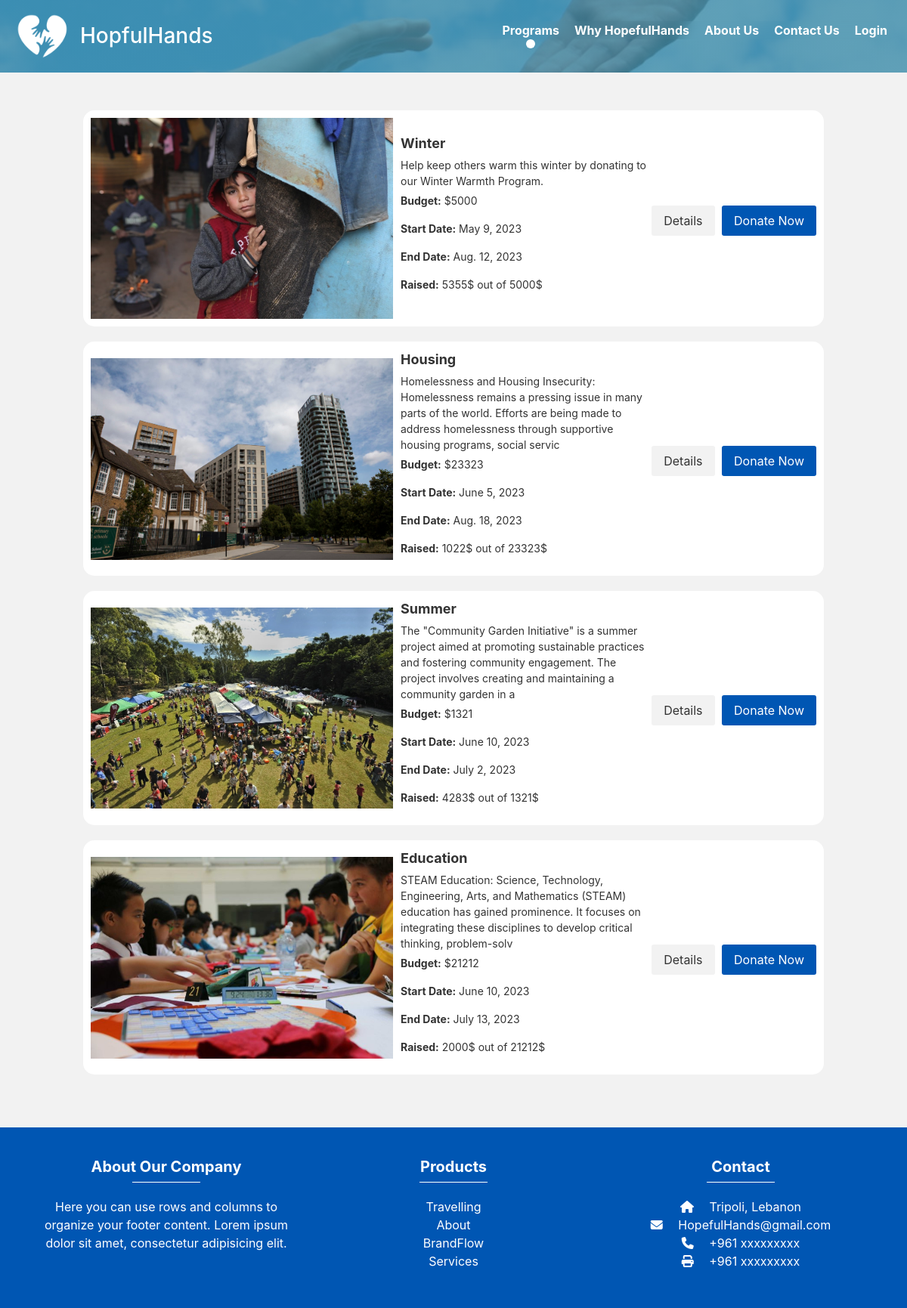
Screenshot of /programs/ with the database file from the repository.
### app1/models.py (models this page shows, shortened)
class Program(models.Model):
    program_name = models.CharField(max_length=40)
    program_description = models.CharField(max_length=400)
    program_summary = models.CharField(max_length=200, default='Default Value')
    program_image = models.ImageField(upload_to='images/')
    budget = models.IntegerField()
    start_date = models.DateField()
    end_date = models.DateField()
    raised = models.IntegerField(default=0)
    program_challenge = models.CharField(max_length=2000, default='Default Value')
    program_objective = models.CharField(max_length=2000, default='Default Value')
    program_plan = models.CharField(max_length=2000, default='Default Value')

### app1/views.py (the view)
# urls.py: re_path(r'^.*programs/$', programs, name='programs'),
def programs(request):
    programs = Program.objects.all()
    context = {'programs': programs}
    return render(request, 'pages/programs.html', context)

### templates/pages/programs.html (shortened to what this page needs)
<!DOCTYPE html>
<html lang="en">
<head>
</head>
<body style="background-color: #f2f2f2;">
{% block content %}
  {% include 'components/navbar.html' %}
    {% include 'components/programInfo.html' %}
  {% include 'components/footer.html' %}
{% endblock %}
</body>
</html>

### templates/components/programInfo.html (shortened to what this page needs)
<!DOCTYPE html>
<html>
<head>
</head>
<body>
  <div class="program-container">
    <ul class="program-list">
      {% for program in programs|slice:":4" %}
        <li class="program-item">
          <img class="program-image" src="{{ program.program_image.url }}" alt="Program Image">
          <div class="program-details">
            <div class="program-name">{{ program.program_name }}</div>
            <div class="program-description">{{ program.program_description }}</div>
            <p><strong>Budget:</strong> ${{ program.budget }}</p>
            <p><strong>Start Date:</strong> {{ program.start_date }}</p>
            <p><strong>End Date:</strong> {{ program.end_date }}</p>
            <p><strong>Raised:</strong> {{ program.raised }}$ out of {{ program.budget }}$</p>
          </div>
          <div>
            <a href="{% url 'program_details' program_id=program.id %}" class="details-button">Details</a>
            <a href="{% url 'donate' %}" class="donate-button">Donate Now</a>
          </div>
        </li>
      {% endfor %}
    </ul>
  </div>
</body>
</html>

### templates/components/navbar.html (style rules this page uses)
body { margin: 0; padding: 0; font-family: Arial, sans-serif; }

### templates/components/programInfo.html (style rules this page uses)
body { background-color: #f2f2f2; }
.program-container { margin: 20px 80px; padding: 30px; background-color: #f2f2f2; }
.program-list { list-style: none; padding: 0; }
.program-item { background-color: #fff; border-radius: 15px; padding: 10px; margin-bottom: 20px; transition: all 0.3s ease; display: flex; align-items: center; color: #333333; }
.program-name { font-size: 18px; font-weight: bold; margin-bottom: 5px; flex: 1; }
.program-description { margin-bottom: 5px; flex: 1; width: 100%; }
.program-image { max-width: 400px; height: auto; margin-right: 10px; flex-shrink: 0; }
.program-details { font-size: 14px; flex: 1; width: 100%; }
.details-button, .donate-button { display: inline-block; background-color: #f2f2f2; color: #333333; padding: 8px 16px; border-radius: 3px; text-decoration: none; transition: box-shadow 0.3s ease; margin-top: 5px; margin-left: 5px; }
.donate-button { background-color: #0056b3; color: #fff; }

### rows the page displays
Program: program_image (picture), program_name "Winter", program_description "Help keep others warm this winter by donating to our Winter Warmth Program.", budget "5000", start_date "May 9, 2023", end_date "Aug. 12, 2023", raised "5355"
Program: program_image (picture), program_name "Housing", program_description "Homelessness and Housing Insecurity: Homelessness remains a pressing issue in many parts of the world. Efforts are being made to address homelessness through supportive housing programs, social servic", budget "23323", start_date "June 5, 2023", end_date "Aug. 18, 2023", raised "1022"
Program: program_image (picture), program_name "Summer", program_description "The \"Community Garden Initiative\" is a summer project aimed at promoting sustainable practices and fostering community engagement. The project involves creating and maintaining a community garden in a", budget "1321", start_date "June 10, 2023", end_date "July 2, 2023", raised "4283"
Program: program_image (picture), program_name "Education", program_description "STEAM Education: Science, Technology, Engineering, Arts, and Mathematics (STEAM) education has gained prominence. It focuses on integrating these disciplines to develop critical thinking, problem-solv", budget "21212", start_date "June 10, 2023", end_date "July 13, 2023", raised "2000"
